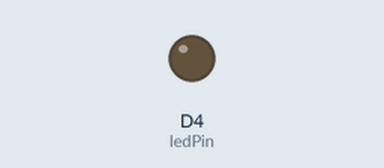
Bench run of a sketch on a simulated ESP8266 (NodeMCU). Shown: output pins drawn as LEDs (lit = HIGH).

Above: at 0.15 s.
At 16.08 s:
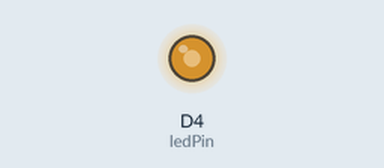
Timing chart, 0 to 16.0 s (numbered marks = the images above):
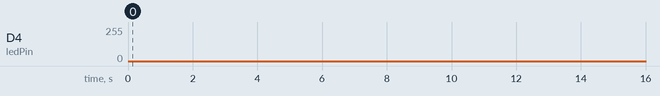

The sketch:

pwm_dimmer.ino
```cpp
const int ledPin = D4;
void setup() {
}
void loop() {
// increase the LED brightness
for(int dutyCycle = 0; dutyCycle < 255; dutyCycle++){
 // changing the LED brightness with PWM
 analogWrite(ledPin, dutyCycle);
 delay(2);
}
// decrease the LED brightness
for(int dutyCycle = 255; dutyCycle > 0; dutyCycle--){
 // changing the LED brightness with PWM
 analogWrite(ledPin, dutyCycle);
 delay(2);
}
}
```
